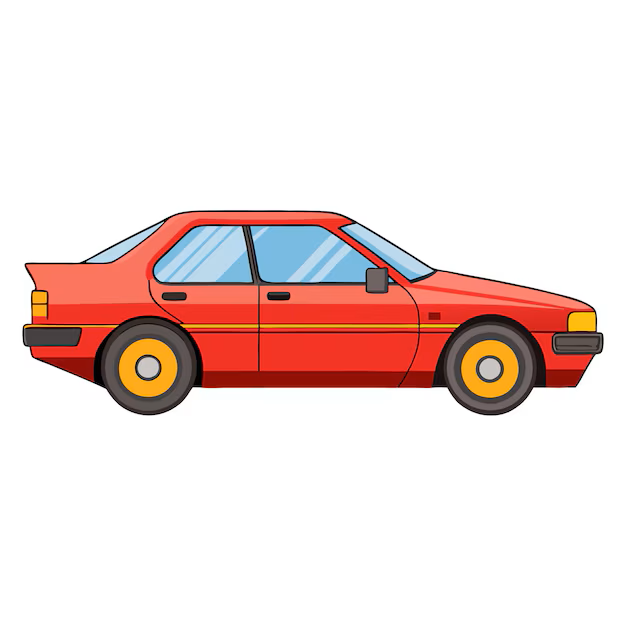
#> input picture red car.png, 626 x 626 px, given in place of car.png, which was not available
$ python simulate_car.py
#> lines starting #> are read from the running program, lines starting #| are printed output that depends on the picture; pictures that were not available may be replaced by others from this repository, and a replacement may not be noted
import numpy as np
import matplotlib.pyplot as plt
import os
import cv2
from matplotlib import animation
from PIL import Image

def wrap_interp(theta1, theta2, t):
    diff = (theta2 - theta1 + np.pi) % (2 * np.pi) - np.pi
    return theta1 + t * diff

def interpolate_trajectory(traj, num_points=150):
#> called with num_points = 150
    traj = np.array(traj)
    thetas = traj[:, 2]

    t_ref = np.arange(len(traj))
    t_interp = np.linspace(0, len(traj) - 1, num_points)

    interp_x = np.interp(t_interp, t_ref, traj[:, 0])
    interp_y = np.interp(t_interp, t_ref, traj[:, 1])

    interp_theta = []
    for t in t_interp:
        i = int(np.floor(t))
        alpha = t - i
        th = wrap_interp(thetas[i], thetas[min(i+1, len(traj)-1)], alpha)
        interp_theta.append(th)

    return interp_x, interp_y, np.array(interp_theta)

def simulate_car(traj_8, save_folder="simulation_output", fps=20, car_img_path=os.path.join(os.getcwd(),"red car.png")):
    # 1. Interpolate trajectory
    interp_x, interp_y, interp_theta = interpolate_trajectory(traj_8)

    # 2. Create folder for frames
    frames_folder = os.path.join(save_folder, "frames")
    os.makedirs(frames_folder, exist_ok=True)

    # 3. Load car image
    car_path = os.path.join(save_folder, car_img_path)
    car_img = Image.open(car_path)
#> car_img is the input picture: PIL image 626x626 RGBA; mean R, G, B, A 239.4, 221.1, 217.8, 255
    car_arr = np.array(car_img)

    # 4. Plot background path once
    bg_x, bg_y = interp_x, interp_y

    frame_paths = []
    for i in range(len(interp_x)):
        fig, ax = plt.subplots(figsize=(5,5))
        ax.set_xlim(np.min(bg_x)-1, np.max(bg_x)+1)
        ax.set_ylim(np.min(bg_y)-1, np.max(bg_y)+1)
        ax.set_aspect("equal")
        ax.grid(True)
        ax.plot(bg_x, bg_y, "k--", alpha=0.3)

        # Car pose
        x, y, theta = interp_x[i], interp_y[i], interp_theta[i]

        # Rotate car image
        car_rot = Image.fromarray(car_arr).rotate(-np.degrees(theta), expand=True)
        car_rot_arr = np.array(car_rot)

        # Overlay car
        imgbox = ax.imshow(car_rot_arr, extent=[x-0.5, x+0.5, y-0.5, y+0.5], zorder=5)

        # Save frame
        frame_path = os.path.join(frames_folder, f"frame_{i:04d}.png")
        fig.savefig(frame_path, dpi=120)
        plt.close(fig)
        frame_paths.append(frame_path)
#> this loop made 150 passes
#> pass 1, in simulate_car, `fig.savefig(frame_path, dpi=120)`:
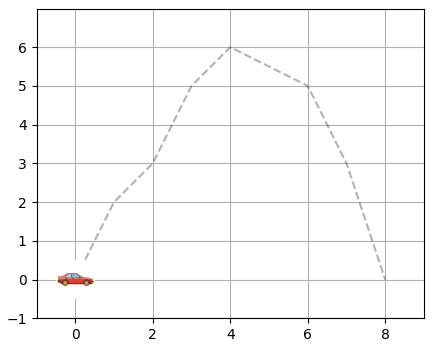
#> figure drawn by matplotlib, 1 panel
#> pass 2, in simulate_car, `car_rot = Image.fromarray(car_arr).rotate(-np.degrees(theta), expand=T..`:
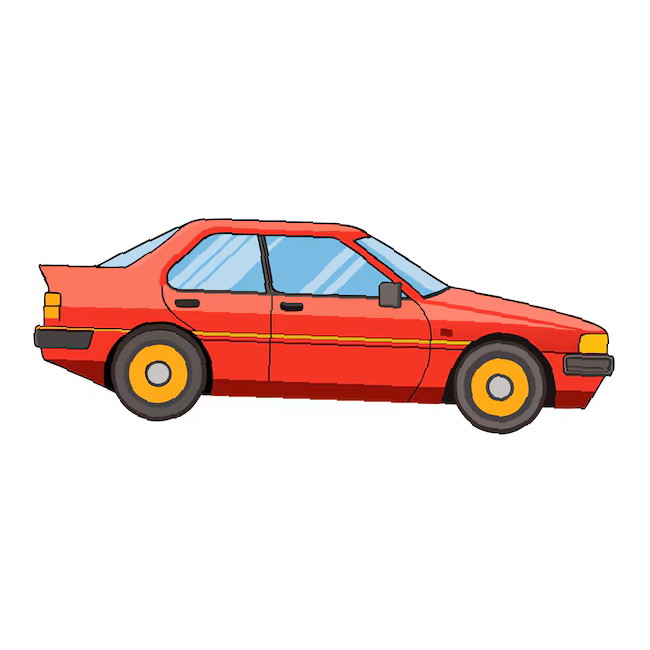
#> car_rot: PIL image 650x650 RGBA; mean R, G, B, A 222, 205.1, 202.1, 236.5; transparent parts drawn white
#> pass 3, in simulate_car, `car_rot = Image.fromarray(car_arr).rotate(-np.degrees(theta), expand=T..`:
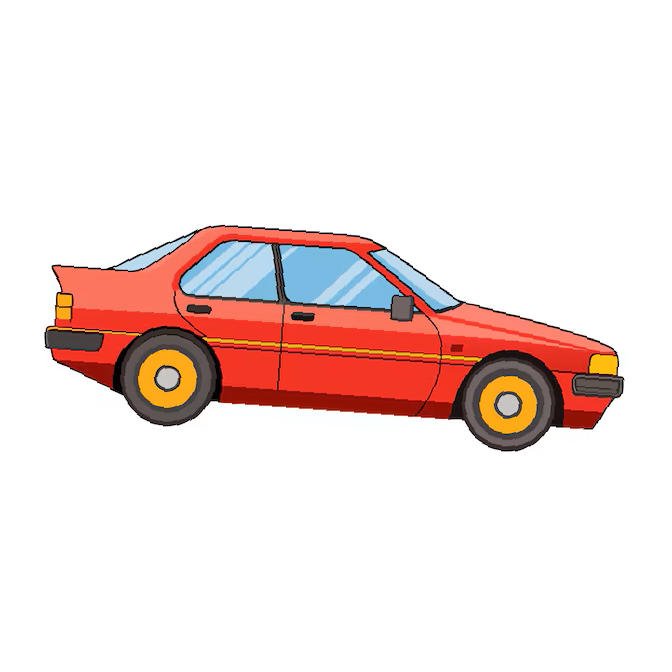
#> car_rot: PIL image 672x672 RGBA; mean R, G, B, A 207.7, 191.9, 189, 221.3; transparent parts drawn white
#> after the loop, frame_paths = 150 items

    # 5. Stitch frames to video using OpenCV
    frame_files = sorted(os.listdir(frames_folder))
#> frame_files = []
    frame_paths = [os.path.join(frames_folder, f) for f in frame_files]

#> (the run stopped early here; a loop or call above may not have finished)
